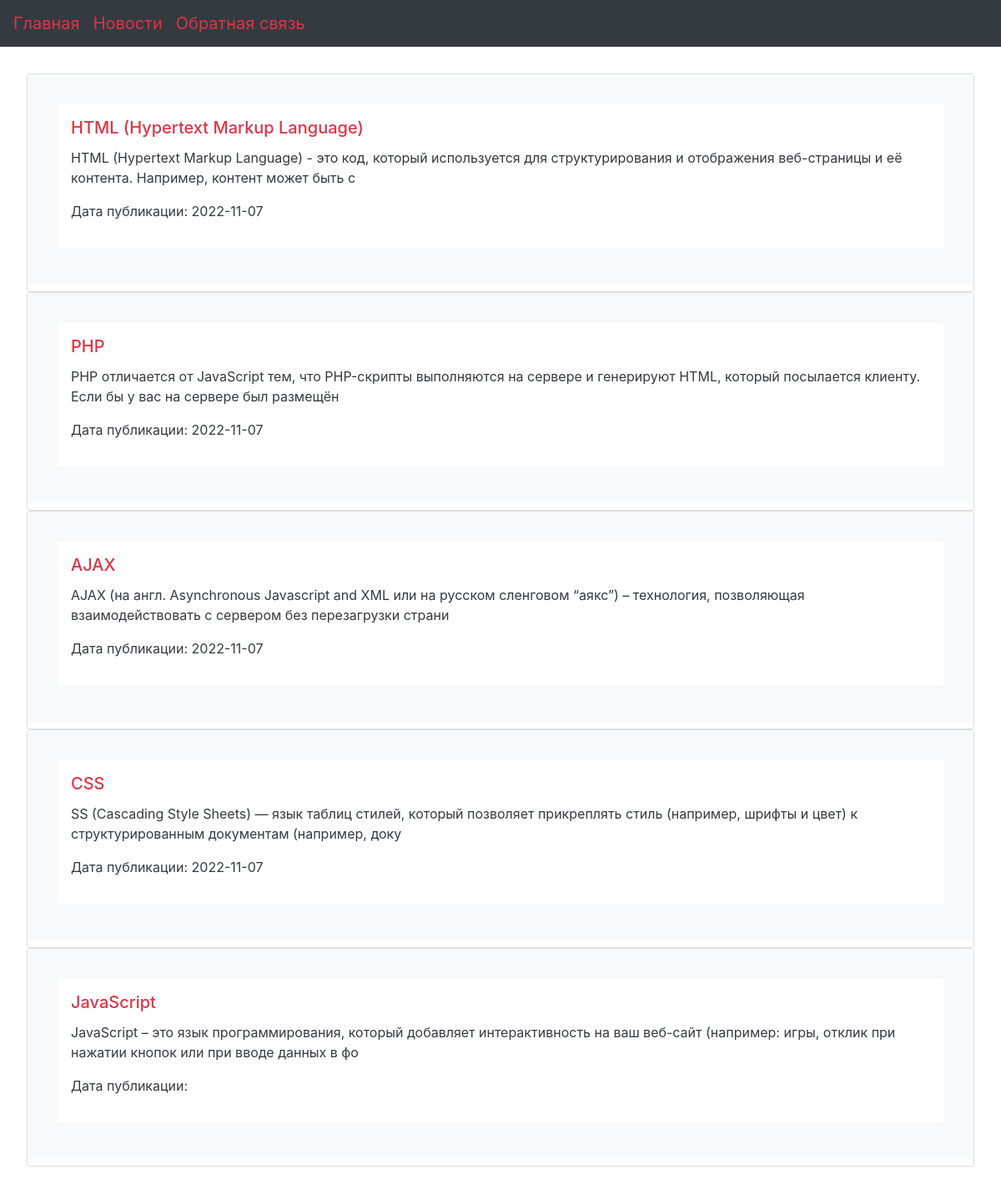
Page /topic.php?id_topic=1 on the committed database.
### tables this page shows
CREATE TABLE `topic` (
  `id` int NOT NULL,
  `name` text NOT NULL
);

CREATE TABLE `articles` (
  `id` int NOT NULL,
  `title` tinytext,
  `text` text NOT NULL,
  `id_topic` int NOT NULL,
  `views` int NOT NULL DEFAULT '0',
  `date` datetime NOT NULL DEFAULT CURRENT_TIMESTAMP
);

### generation.php (the view, shortened to what this page needs)
<?php
function generation_head_menu ($mysqli) {
    $sql = "SELECT * FROM `topic`";
    $resSQL = $mysqli -> query($sql);
    ?>
    <header class="menu">
        <div class="container_menu">
            <nav class="navbar navbar-expand-lg navbar-dark bg-dark">
                <ul class="navbar-nav mr-auto">
                    <li><a class="navbar-brand text-danger" href="index.php">Главная</a></li>
                    <?php
                    while ($rowTopic = $resSQL -> fetch_assoc()) {
                        echo '<li class="nav-item"><a class="navbar-brand text-danger" href="./topic.php?id_topic='. $rowTopic["id"] .'">'. $rowTopic['name'].'</a></li>';
                    }
                    echo '<a class="navbar-brand text-danger" href="signup.php">Обратная связь</a>';
                    ?>
                </ul>
            </nav>
        </div>
    </header>
    <?php
}
            ?>
            <?php
function generation_posts_topic ($mysqli, $id_topic) {
    $sql = "SELECT * FROM `articles` WHERE `id_topic` = $id_topic";
    $res = $mysqli -> query($sql);
    if ($res -> num_rows > 0) {
        while ($resArticle = $res -> fetch_assoc()) {
            $resPost = $res -> fetch_assoc()
            ?>
            <div class="card">
                <div class="p-3 mb-2 bg-light text-dark">
                    <div class="card-body">
                        <div class="p-3 mb-2 bg-white text-dark">
                            <h5 class="card-title" ><a class="text-danger" href="post.php?id_article=<?= $resArticle['id'] ?>"><?= $resArticle['title'] ?></a></h5>
                            <p class="card-text"><?= mb_substr($resArticle['text'], 0, 158, 'UTF-8') ?></p>
                            <p>Дата публикации: <?= substr($resPost['date'], 0, 11) ?></p>
                        </div>
                    </div>
                </div>
            </div>
            <?php
        }
    } else {
        echo "Нет новостей";
    }
}
        $resPost = $res -> fetch_assoc()?>

### topic.php (shortened to what this page needs)
<?php
include_once "./templates/generation.php";
$id_topic = $_REQUEST['id_topic'];
?>
 <!DOCTYPE html>
 <html lang="en">
 <head>
     <link rel="stylesheet" href="https://stackpath.bootstrapcdn.com/bootstrap/4.5.0/css/bootstrap.min.css">
     <link rel="stylesheet" href="style.css">
     <link href="//maxcdn.bootstrapcdn.com/bootstrap/4.1.1/css/bootstrap.min.css" rel="stylesheet" id="bootstrap-css">
 </head>
 <?php
 generation_head_menu($mysqli);
 ?>
 <body>
     <div class="p-3 mb-2 bg-transparent text-dark">
             <div class="container1">
                 <div class="p-3 mb-2 bg-transparent text-dark">
                    <?php
                        generation_posts_topic($mysqli, $id_topic);
                    ?>
                </div>
             </div>
     </div>
 </body>
 </html>

### style.css (style rules this page uses)
.navbar-brand { margin: 0 auto; }
.container_menu { min-height: 50px; min-width: 50px; }

### rows in the picture
topic: name "Новости"
articles: title "HTML (Hypertext Markup Language)", text "HTML (Hypertext Markup Language) - это код, который используется для структурирования и отображения веб-страницы и её контента. Например, контент может быть с", articles.date "2022-11-07"
articles: title "PHP", text "PHP отличается от JavaScript тем, что PHP-скрипты выполняются на сервере и генерируют HTML, который посылается клиенту. Если бы у вас на сервере был размещён", articles.date "2022-11-07"
articles: title "AJAX", text "AJAX (на англ. Asynchronous Javascript and XML или на русском сленговом “аякс”) – технология, позволяющая взаимодействовать с сервером без перезагрузки страни", articles.date "2022-11-07"
articles: title "CSS", text "SS (Cascading Style Sheets) — язык таблиц стилей, который позволяет прикреплять стиль (например, шрифты и цвет) к структурированным документам (например, доку", articles.date "2022-11-07"
articles: title "JavaScript", text "JavaScript – это язык программирования, который добавляет интерактивность на ваш веб-сайт (например: игры, отклик при нажатии кнопок или при вводе данных в фо"
